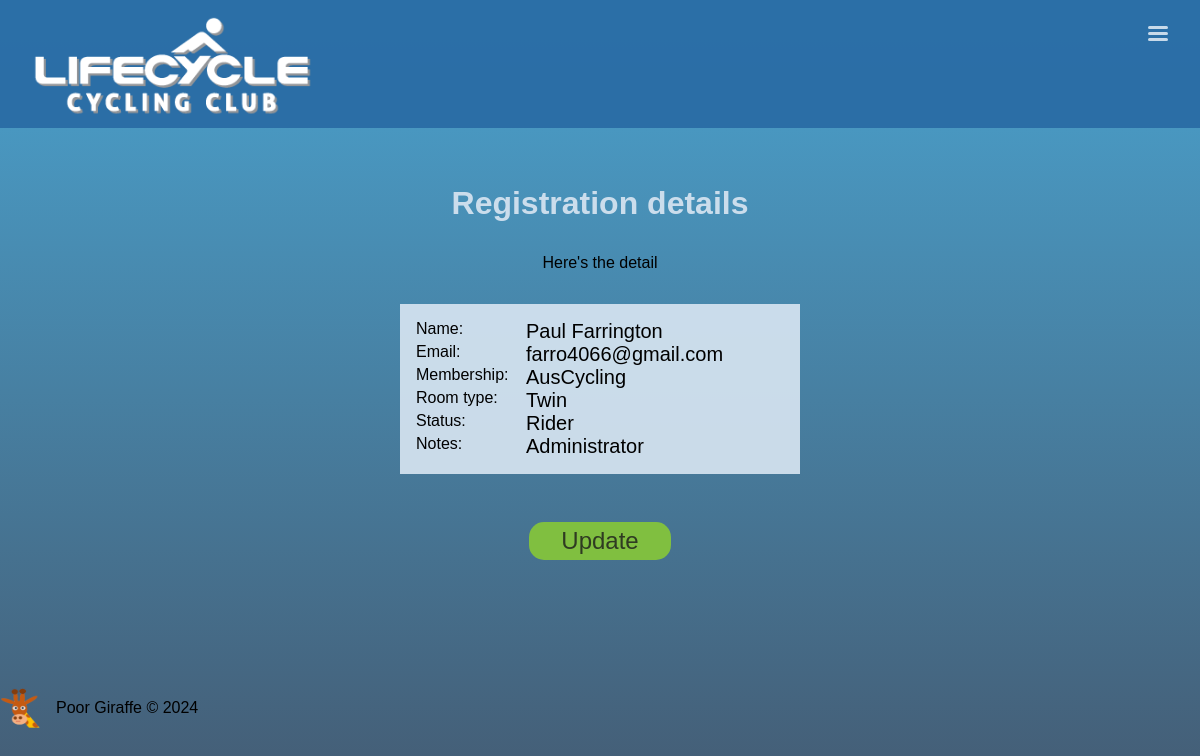
The app's page /registrations/1/, older data.
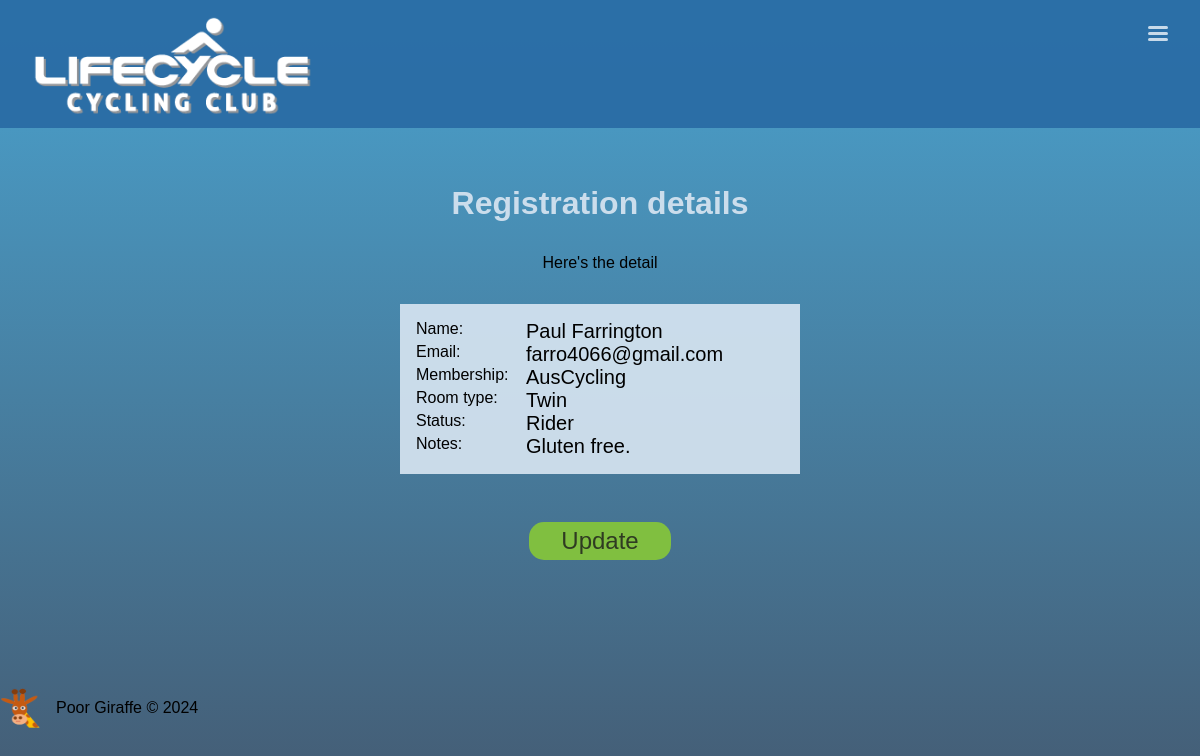
The same page, newer data.
### book/models.py (models this page shows, shortened)
class Registration(models.Model):
	name = models.CharField(max_length=30)
	email = models.EmailField()
	membership = models.ForeignKey(Membership, on_delete=models.CASCADE, null=True)
	status = models.ForeignKey(Status, on_delete=models.CASCADE)
	room = models.ForeignKey(RoomType, on_delete=models.CASCADE)
	notes = models.CharField(max_length=100, blank=True, null=True)

class Membership(models.Model):
	membership = models.CharField(max_length=30)
	def __str__(self):
		return self.membership

class RoomType(models.Model):
	description = models.CharField(max_length=20)
	supplement = models.IntegerField()
	def __str__(self):
		return self.description

class Status(models.Model):
	status = models.CharField(max_length=20)
	def __str__(self):
		return self.status

### book/views.py (the view)
# urls.py: path('registrations/<int:pk>/', registration, name='registration'),
def registration(request, pk):
	registration = get_object_or_404(Registration, id = pk)
	context = {
		'registration': registration,
	}
	return render(request, 'registration.html', context)

### book/template/registration.html (shortened to what this page needs)
{% extends 'base.html' %}
{% load static %}
{% block main %}
	<main>
		<h1>Registration details</h1>
		<p>Here's the detail</p>
		<div class='confirm'>
			<p>Name: <span>{{ registration.name }}</span></p>
			<p>Email: <span>{{ registration.email }}</span></p>
			<p>Membership: <span>{{ registration.membership }}</span></p>
			<p>Room type: <span>{{ registration.room }}</span></p>
			<p>Status: <span>{{ registration.status }}</span></p>
			<p>Notes: <span>{{ registration.notes }}</span></p>
		</div>
		<a href="{% url 'update' registration.id %}"><button>Update</button></a>
	</main>
{% endblock %}

Row changes from the older to the newer data that the page shows:
changed Registration "Paul Farrington": notes "Administrator" → "Gluten free."
